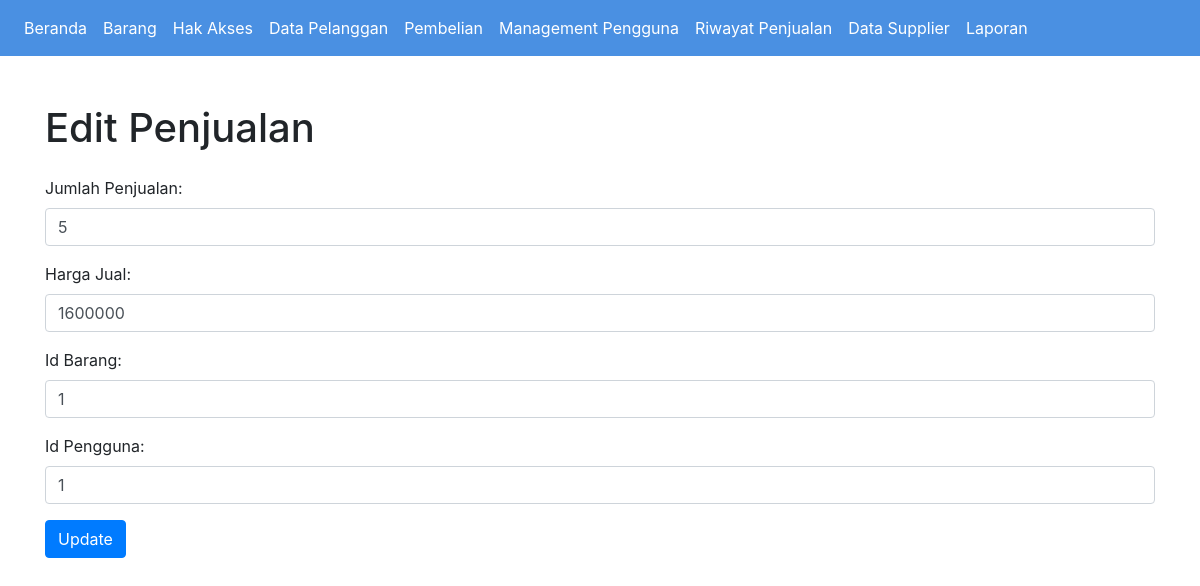
Screenshot of /penjualan/update_penjualan.php?id=2 with the database file from the repository.
### tables this page shows
CREATE TABLE `penjualan` (
  `IdPenjualan` int(11) NOT NULL,
  `JumlahPenjualan` int(100) NOT NULL,
  `HargaJual` int(100) NOT NULL,
  `IdBarang` int(11) NOT NULL,
  `IdPengguna` int(11) NOT NULL
);

### penjualan/Penjualan.php (called while the page is built, shortened)
<?php
class Penjualan {
    private $conn;
    public function __construct($conn) {
        $this->conn = $conn;
    }
    public function getById($idPenjualan) {
        $sql = "SELECT * FROM penjualan WHERE IdPenjualan=?";
        $stmt = $this->conn->prepare($sql);
        $stmt->bind_param("i", $idPenjualan);
        $stmt->execute();
        return $stmt->get_result()->fetch_assoc();
    }
}
?>

### penjualan/update_penjualan.php (the view, shortened to what this page needs)
<?php
include '../header.php';
include 'Penjualan.php';
include '../connect.php';
$penjualan = new Penjualan($conn);
$idPenjualan = $_GET['id'];
$data = $penjualan->getById($idPenjualan);
?>
<!DOCTYPE html>
<html lang="en">
<head>
    <link href="https://stackpath.bootstrapcdn.com/bootstrap/4.5.2/css/bootstrap.min.css" rel="stylesheet">
</head>
<body>
    <div class="container mt-5">
        <h1 class="mb-4">Edit Penjualan</h1>
        <form method="POST">
            <div class="form-group">
                <label>Jumlah Penjualan:</label>
                <input type="number" class="form-control" name="jumlahPenjualan" value="<?php echo $data['JumlahPenjualan']; ?>" required>
            </div>
            <div class="form-group">
                <label>Harga Jual:</label>
                <input type="number" class="form-control" name="hargaJual" value="<?php echo $data['HargaJual']; ?>" required>
            </div>
            <div class="form-group">
                <label>Id Barang:</label>
                <input type="number" class="form-control" name="idBarang" value="<?php echo $data['IdBarang']; ?>" required>
            </div>
            <div class="form-group">
                <label>Id Pengguna:</label>
                <input type="number" class="form-control" name="idPengguna" value="<?php echo $data['IdPengguna']; ?>" required>
            </div>
            <button type="submit" class="btn btn-primary">Update</button>
        </form>
    </div>
</body>
</html>

### header.php (style rules this page uses)
body { background-color: #f0f8ff; color: #333; }

### rows the page displays
penjualan: jumlahPenjualan "5", hargaJual "1600000", idBarang "1", idPengguna "1"
